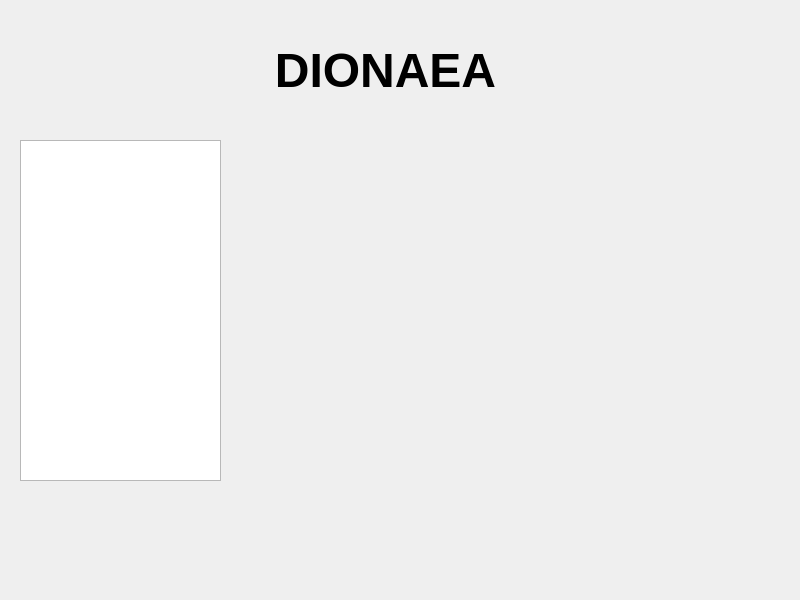
<?xml version="1.0" encoding="UTF-8"?>
<ui version="4.0">
 <class>Dialog</class>
 <widget class="QDialog" name="Dialog">
  <property name="geometry">
   <rect>
    <x>0</x>
    <y>0</y>
    <width>800</width>
    <height>600</height>
   </rect>
  </property>
  <property name="windowTitle">
   <string>Dialog</string>
  </property>
  <property name="styleSheet">
   <string notr="true"/>
  </property>
  <widget class="QListWidget" name="listarDion">
   <property name="geometry">
    <rect>
     <x>20</x>
     <y>140</y>
     <width>201</width>
     <height>341</height>
    </rect>
   </property>
   <property name="currentRow">
    <number>-1</number>
   </property>
  </widget>
  <widget class="QWidget" name="horizontalLayoutWidget">
   <property name="geometry">
    <rect>
     <x>260</x>
     <y>140</y>
     <width>221</width>
     <height>181</height>
    </rect>
   </property>
   <layout class="QHBoxLayout" name="horizontalLayout">
    <item>
     <widget class="QLabel" name="ShowDion">
      <property name="text">
       <string/>
      </property>
     </widget>
    </item>
   </layout>
  </widget>
  <widget class="QLabel" name="title">
   <property name="geometry">
    <rect>
     <x>60</x>
     <y>30</y>
     <width>651</width>
     <height>81</height>
    </rect>
   </property>
   <property name="font">
    <font>
     <family>Arial</family>
    </font>
   </property>
   <property name="text">
    <string>&lt;html&gt;&lt;head/&gt;&lt;body&gt;&lt;p align=&quot;center&quot;&gt;&lt;span style=&quot; font-size:36pt; font-weight:600;&quot;&gt;DIONAEA&lt;/span&gt;&lt;/p&gt;&lt;/body&gt;&lt;/html&gt;</string>
   </property>
   <property name="textFormat">
    <enum>Qt::RichText</enum>
   </property>
   <property name="alignment">
    <set>Qt::AlignCenter</set>
   </property>
  </widget>
  <widget class="QWidget" name="horizontalLayoutWidget_2">
   <property name="geometry">
    <rect>
     <x>490</x>
     <y>140</y>
     <width>221</width>
     <height>181</height>
    </rect>
   </property>
   <layout class="QHBoxLayout" name="horizontalLayout_2">
    <item>
     <widget class="QLabel" name="ShowDion2">
      <property name="text">
       <string/>
      </property>
     </widget>
    </item>
   </layout>
  </widget>
  <widget class="QWidget" name="horizontalLayoutWidget_3">
   <property name="geometry">
    <rect>
     <x>260</x>
     <y>330</y>
     <width>451</width>
     <height>251</height>
    </rect>
   </property>
   <layout class="QHBoxLayout" name="horizontalLayout_3">
    <item>
     <widget class="QLabel" name="labeltextoDion">
      <property name="text">
       <string/>
      </property>
     </widget>
    </item>
   </layout>
  </widget>
  <widget class="QWidget" name="horizontalLayoutWidget_4">
   <property name="geometry">
    <rect>
     <x>20</x>
     <y>510</y>
     <width>201</width>
     <height>61</height>
    </rect>
   </property>
   <layout class="QHBoxLayout" name="horizontalLayout_4">
    <item>
     <widget class="QLabel" name="labelnombreDion">
      <property name="styleSheet">
       <string notr="true">QLabel{
font-size: 18px;
}</string>
      </property>
      <property name="text">
       <string/>
      </property>
     </widget>
    </item>
   </layout>
  </widget>
 </widget>
 <resources/>
 <connections/>
</ui>
